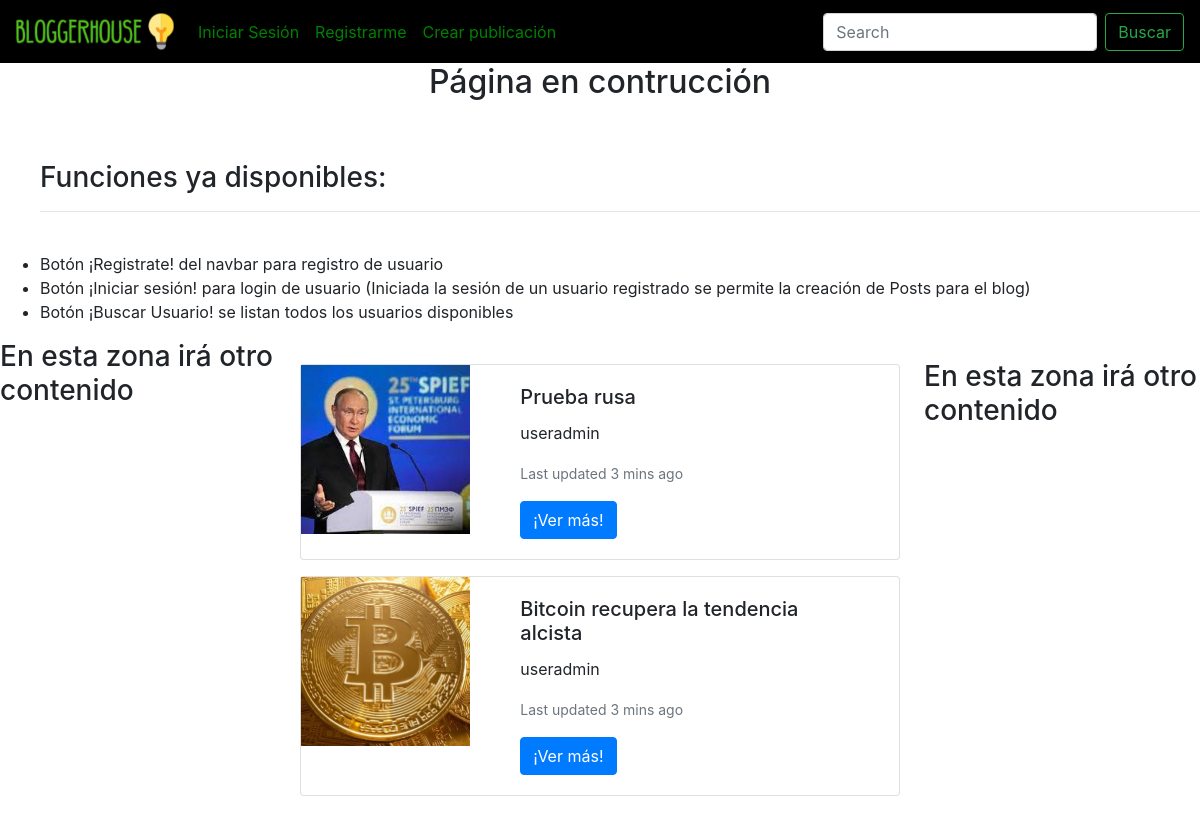
Before: / with the older database file.
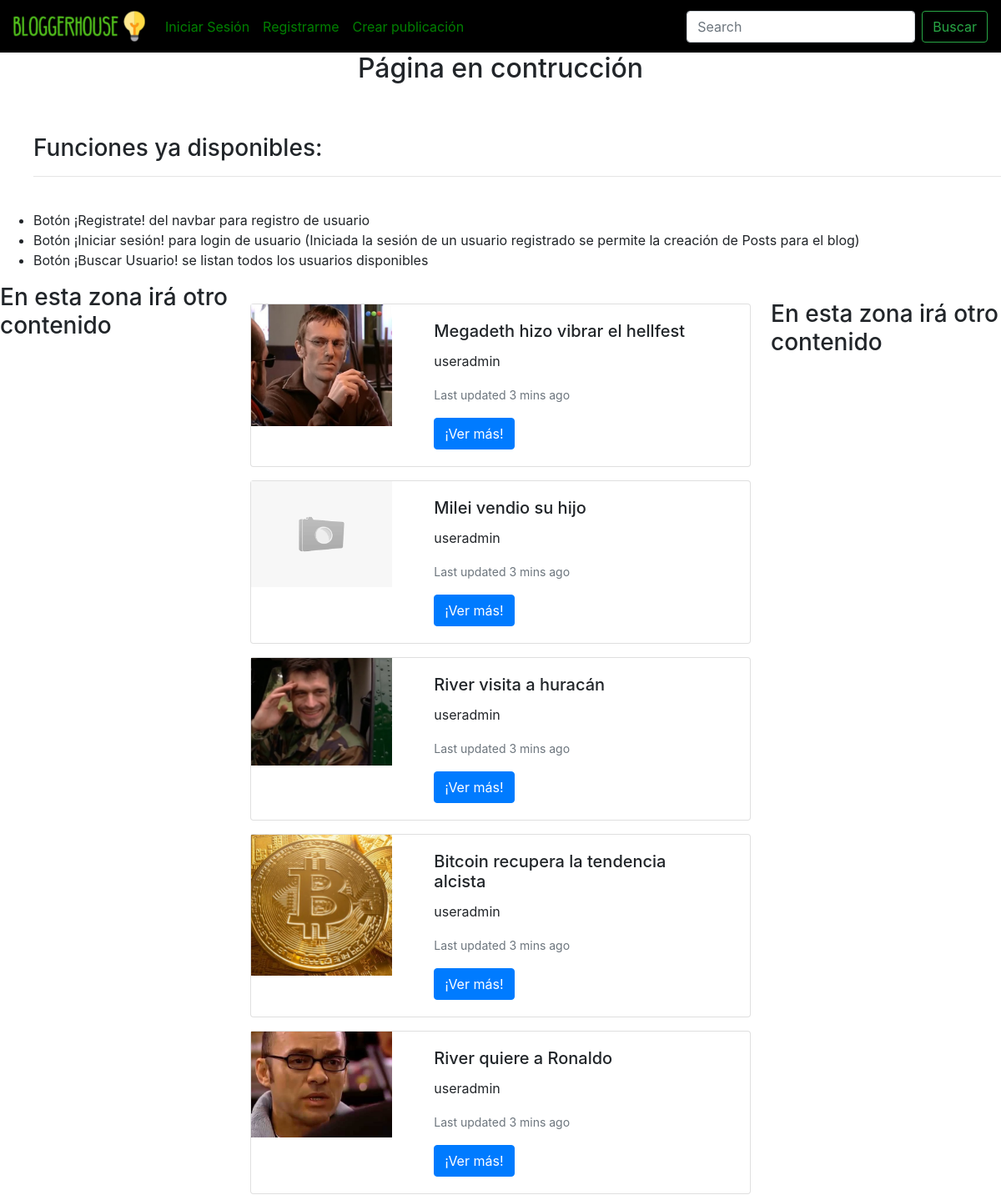
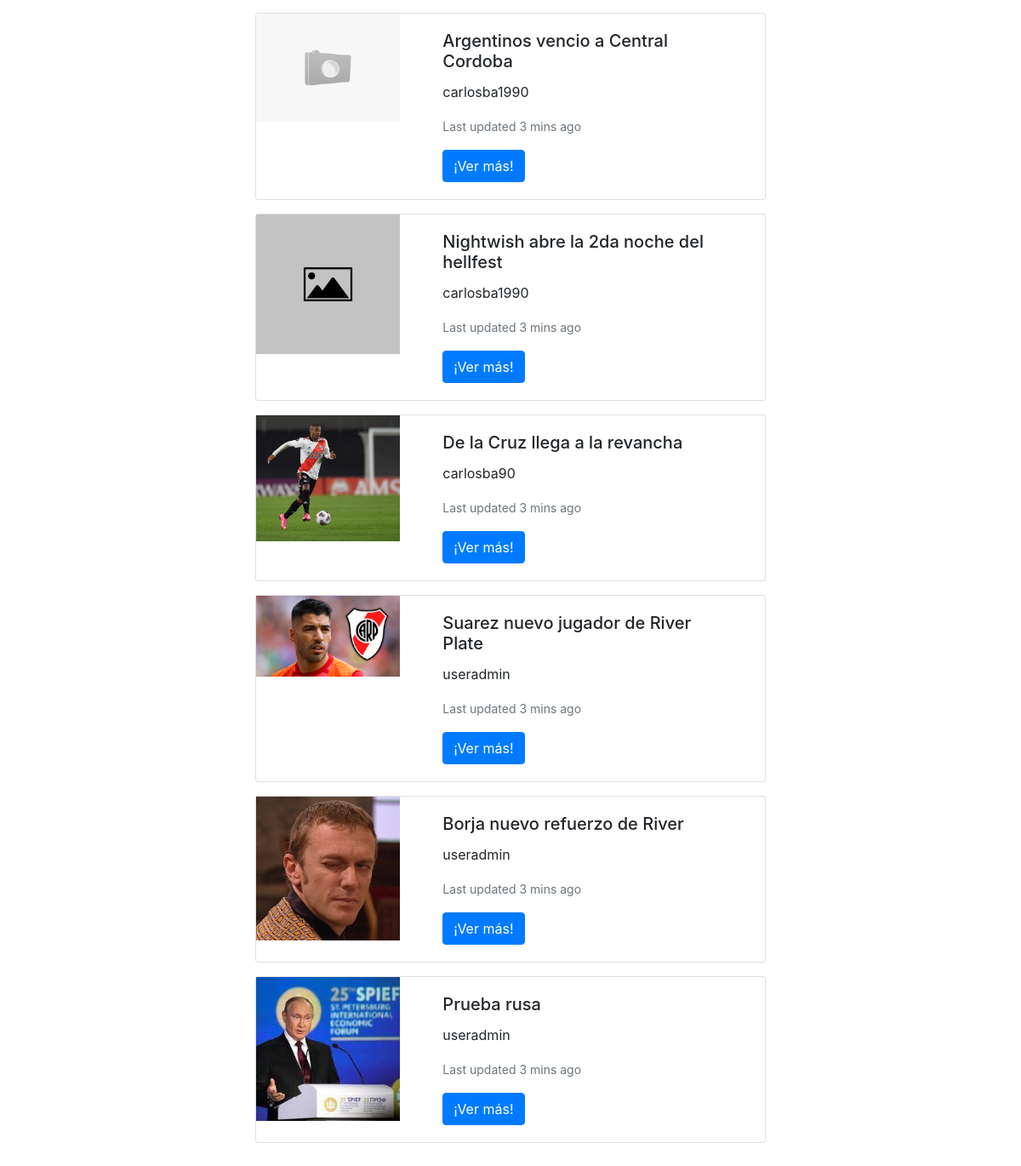
After: the same page with the newer database file (2 pictures, top to bottom).
### publicaciones/models.py (models this page shows)
class publicacion(models.Model):
    user = models.ForeignKey(User,on_delete=models.CASCADE)
    title = models.CharField(max_length=40,blank=False,null=False)
    content = models.TextField(null = False)
    category = models.ForeignKey(categoria,on_delete=models.RESTRICT)
    dt_creation = models.DateTimeField(default = timezone.now)
    dt_update = models.DateTimeField(default = timezone.now)
    main_image = models.ImageField(upload_to = 'post_image', default ='post_image/post-image-default-2.png', blank=True, null=True)
    is_active = models.BooleanField(default=True)
    class Meta:
        verbose_name = 'Publicación'
        verbose_name_plural = 'Publicaciones'

### Bloggerhouse/views.py (the view)
# urls.py: path('',index,name='index'),
def index(request):
    print(request.user)
    publicaciones = publicacion.objects.all().order_by('-dt_update')
    context = {'publicaciones':publicaciones}
    return render(request,'index.html',context = context)

### templates/index.html (shortened to what this page needs)
{% extends 'base.html' %}
{% block contenido %}
    <h2 style="text-align: center; margin-bottom: 5%;">Página en contrucción</h2>
    <ul><h3>Funciones ya disponibles:</h3><hr><br>
        <li>Botón ¡Registrate! del navbar para registro de usuario</li>
        <li>Botón ¡Iniciar sesión! para login de usuario (Iniciada la sesión de un usuario registrado se permite la creación de Posts para el blog)</li>
        <li>Botón ¡Buscar Usuario! se listan todos los usuarios disponibles</li>
    </ul>
    <div>
     <div style="float:left; width:23%; height:20px;">
        <h3>En esta zona irá otro contenido</h3>
     </div>
     {% if publicaciones %}
     <div style = "float:left; width: 50%; margin: 2%;">
     {% for publicacion in publicaciones %}
        <div class="card mb-3" style="width: 100%;">
            <div class="row g-0">
              <div class="col-md-4">
                <img src="{{publicacion.main_image.url}}" class="img-fluid rounded-start" alt="...">
              </div>
              <div class="col-md-8">
                <div class="card-body">
                  <h5 class="card-title">{{publicacion.title}}</h5>
                  <p class="card-text">{{publicacion.user}}</p>
                  <p class="card-text"><small class="text-muted">Last updated 3 mins ago</small></p>
                  <p class="card-text"><a href="/posts/detail-post/{{publicacion.id}}/" class="btn btn-primary">¡Ver más!</a></p>
                </div>
              </div>
            </div>
          </div>
        {% endfor %}
     {% else %}
          <h2>Aún no hay publicaciones</h2>
     {% endif %}
    </div>
    <div style="float:left; width:23%; height:20px;">
    </div>
        <h3>En esta zona irá otro contenido</h3>
    </div>
{% endblock %}

### templates/base.html (shortened to what this page needs)
{% load static %}
<!DOCTYPE html>
<html lang="en">
<head>
    <link type = 'text/css' rel="stylesheet" href='{% static "css/styles.css" %}'  />
    <link rel="stylesheet" href="https://cdn.jsdelivr.net/npm/bootstrap@4.6.1/dist/css/bootstrap.min.css"
/>
</head>
<body>
    <nav class="navbar navbar-expand-lg navbar "  style="background: black;">
        <a class="fuente-navbar navbar-brand" href="/"><img src="{% static 'img/logo_small.png' %}" alt="" class= "img-logo"></a>
        <div class="collapse navbar-collapse" id="navbarSupportedContent">
            <ul class="navbar-nav mr-auto" >
                {% if request.user.is_authenticated %}
                <li class="nav-item" >
                    <a class="fuente-navbar nav-link" href="/users/logout/">Cerrar Sesión</a>
                </li>
                <li class="nav-item" >
                    <a class="fuente-navbar nav-link" href="/users/profile/">{{request.user}}</a>
                </li>
                {% else %}
                <li class="nav-item" >
                    <a class="fuente-navbar nav-link" href="/users/login/">Iniciar Sesión</a>
                </li>
                <li class="nav-item" >
                    <a class="fuente-navbar nav-link" href="/users/register/">Registrarme</a>
                </li>
                {% endif %}
                <li class="nav-item" >
                    <a class="fuente-navbar nav-link" href="/posts/create-post/">Crear publicación</a>
                </li>
            </ul>
            <form class="form-inline my-2 my-lg-0" action = "/posts/search-post/" method="GET">
                <input class="form-control mr-sm-2" type="search" placeholder="Search" aria-label="Search" name = "search">
                <button class="btn btn-outline-success my-2 my-sm-0" type="submit">Buscar</button>
            </form>
        </div>
    </nav>
    {% block contenido %}
    {% endblock %}
</body>

### Bloggerhouse/static/css/styles.css (style rules this page uses)
body { background-color: red; }
.row { float: left; width: 100%; }
.fuente-navbar { color: green; }
.img-logo { margin-right: 2%; }

Changed rows visible on the page:
added publicacion: main_image (picture), title "Megadeth hizo vibrar el hellfest", user "useradmin"
added publicacion: main_image (placeholder picture), title "Milei vendio su hijo", user "useradmin"
added publicacion: main_image (picture), title "River visita a huracán", user "useradmin"
changed publicacion "Bitcoin recupera la tendencia alcista": moves up the list
added publicacion: main_image (placeholder picture), title "River quiere a Ronaldo", user "useradmin"
added publicacion: main_image (placeholder picture), title "Argentinos vencio a Central Cordoba", user "carlosba1990"
added publicacion: main_image (placeholder picture), title "Nightwish abre la 2da noche del hellfest", user "carlosba1990"
added publicacion: main_image (picture), title "De la Cruz llega a la revancha", user "carlosba90"
added publicacion: main_image (picture), title "Suarez nuevo jugador de River Plate", user "useradmin"
added publicacion: main_image (picture), title "Borja nuevo refuerzo de River", user "useradmin"
